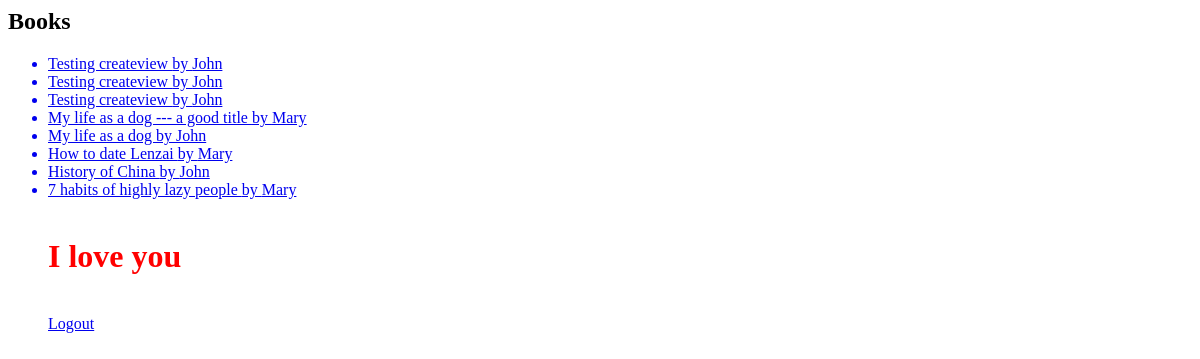
The app's page /booklist (signed in), older data.
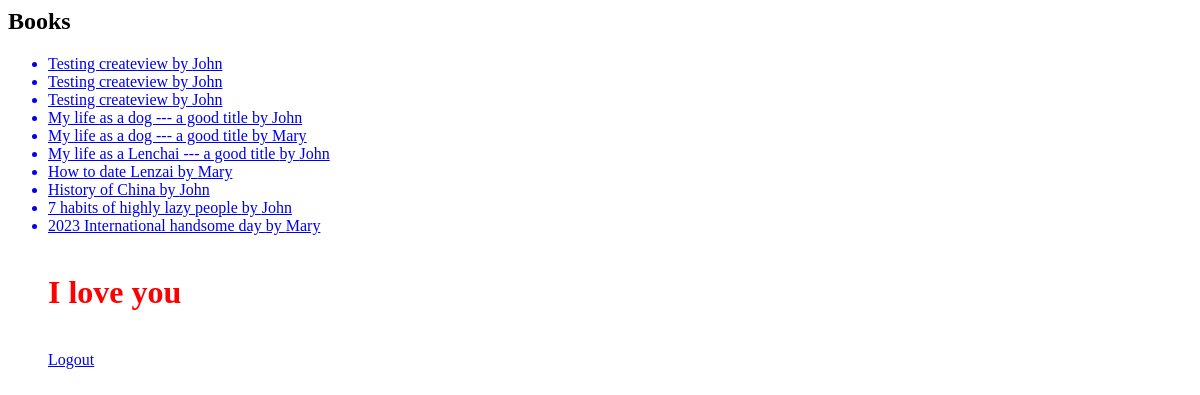
The same page, newer data.
### blog/models.py (models this page shows, shortened)
class Book(models.Model):
    title = models.CharField(max_length=255)
    desc = models.TextField()
    created_at = models.DateTimeField(auto_now_add=True)
    updated_at = models.DateTimeField(auto_now=True)
    author = models.ForeignKey('Author', blank=True, null=True, on_delete=models.SET_NULL)

class Author(models.Model):
    firstname = models.CharField(max_length=255)
    lastname = models.CharField(max_length=255)
    age = models.IntegerField()
    gender = models.CharField(max_length=1)

### blog/views.py (the view)
# urls.py: path('booklist', views.BookListView.as_view(), name='booklist'),
class BookListView(LoginRequiredMixin, ListView):
    model = Book
    template_name = 'book_list.html' #default is 'book_list.html'
    context_object_name = 'books' #default is 'objects'
    def get_queryset(self, *args, **kwargs):
        qs = super().get_queryset(*args, **kwargs) #qs = super(BookListView,self).get_queryset(*args, **kwargs)
        qs = qs.order_by('-title')
        return qs
    def get_context_data(self, **kwargs):
        context = super(BookListView, self).get_context_data(**kwargs)
        context['love'] = f"I love you "
        return context

### blog/templates/blog/book_list.html
<h2>Books</h2>
<ul>
    {% for book in books  %}
        <a href=" {% url 'bookdetail' pk=book.pk %}">
    <li>{{book.title}} by {{book.author.firstname}}</li>
        </a>
    {% endfor %}
    <br>
    <h1 style="color:red">{{love}}</h1> <br>
   <a href="{% url 'logout' %}" class="btn btn-outline">Logout</a>
</ul>

Row changes from the older to the newer data that the page shows:
changed Book (number 4 of 10 on the later page): title "My life as a dog" → "My life as a dog --- a good title"; moves up the list
added Book: title "My life as a Lenchai --- a good title", author.firstname "John"
changed Book "7 habits of highly lazy people": author.firstname "Mary" → "John"
added Book: title "2023 International handsome day", author.firstname "Mary"
